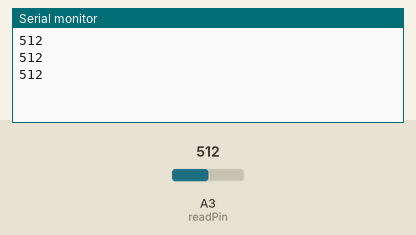
Bench run of a sketch on a simulated Arduino Uno, built with avr-gcc and run on an emulated ATmega328P. Parts: the last lines printed to the serial monitor. The test bench sets the inputs (shaded band); at power-on: A3 (readPin) = 512.

Above: at 1.3 s.
1.4 s: A3 (readPin) set to 716
At 1.9 s:
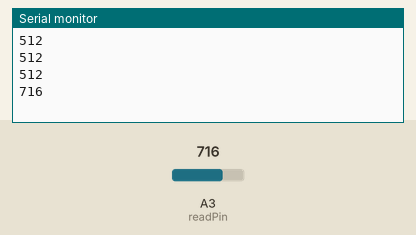
2.9 s: A3 (readPin) set to 900
At 3.4 s:
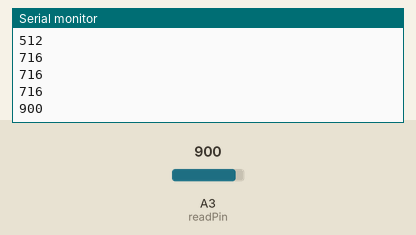
Timing chart, 0 to 5.9 s (numbered marks = the images above; inputs shaded):
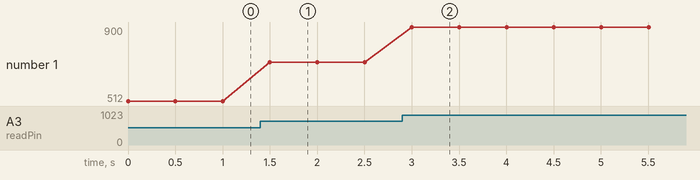

The sketch:

analogRead.ino
```cpp
int readPin = A3;
int voltage = 0;
int milliseconds = 500;


void setup() {
  // put your setup code here, to run once:
  pinMode(readPin, INPUT);
  Serial.begin(9600);
}

void loop() {
  // put your main code here, to run repeatedly:
  voltage = analogRead(readPin);
  Serial.println(voltage);
  delay(milliseconds);
}
```

Measured:
- after the input at 1.4 s, the serial monitor: prints a new line after 0.10 s (image 1)
- after the input at 2.9 s, the serial monitor: prints a new line after 0.10 s (image 2)
- plotted number 1: 512 → 716 after the input at 1.4 s, 716 → 900 after the input at 2.9 s
